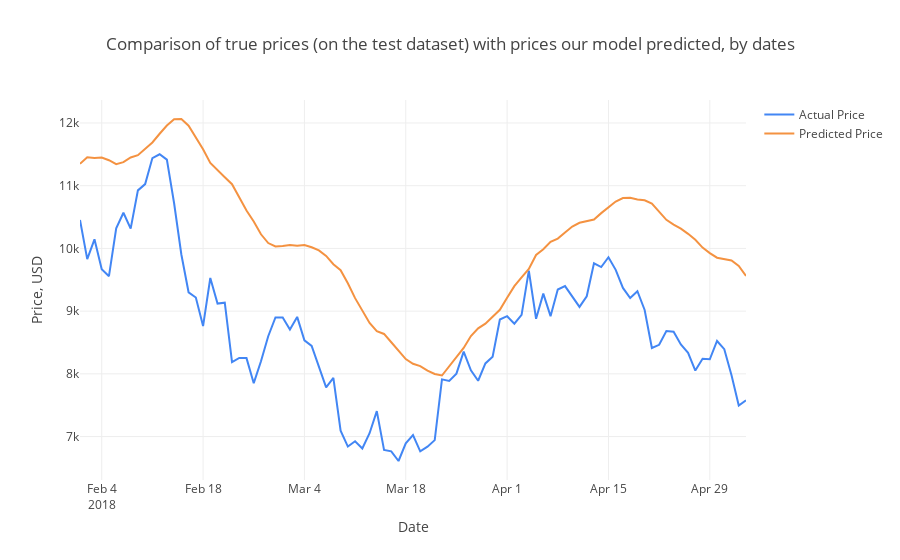

Notebook source saved alongside this figure:
### Code cell
Test_Dates = Daily_Price[len(Daily_Price)-days_from_train:].index

trace1 = go.Scatter(x=Test_Dates, y=Y_test2_inverse, name= 'Actual Price',
                   line = dict(color = ('rgb(66, 134, 244)'),width = 2))
trace2 = go.Scatter(x=Test_Dates, y=prediction2_inverse, name= 'Predicted Price',
                   line = dict(color = ('rgb(244, 146, 65)'),width = 2))
data = [trace1, trace2]
layout = dict(title = 'Comparison of true prices (on the test dataset) with prices our model predicted, by dates',
             xaxis = dict(title = 'Date'), yaxis = dict(title = 'Price, USD'))
fig = dict(data=data, layout=layout)
py.iplot(fig, filename='results_demonstrating1')
